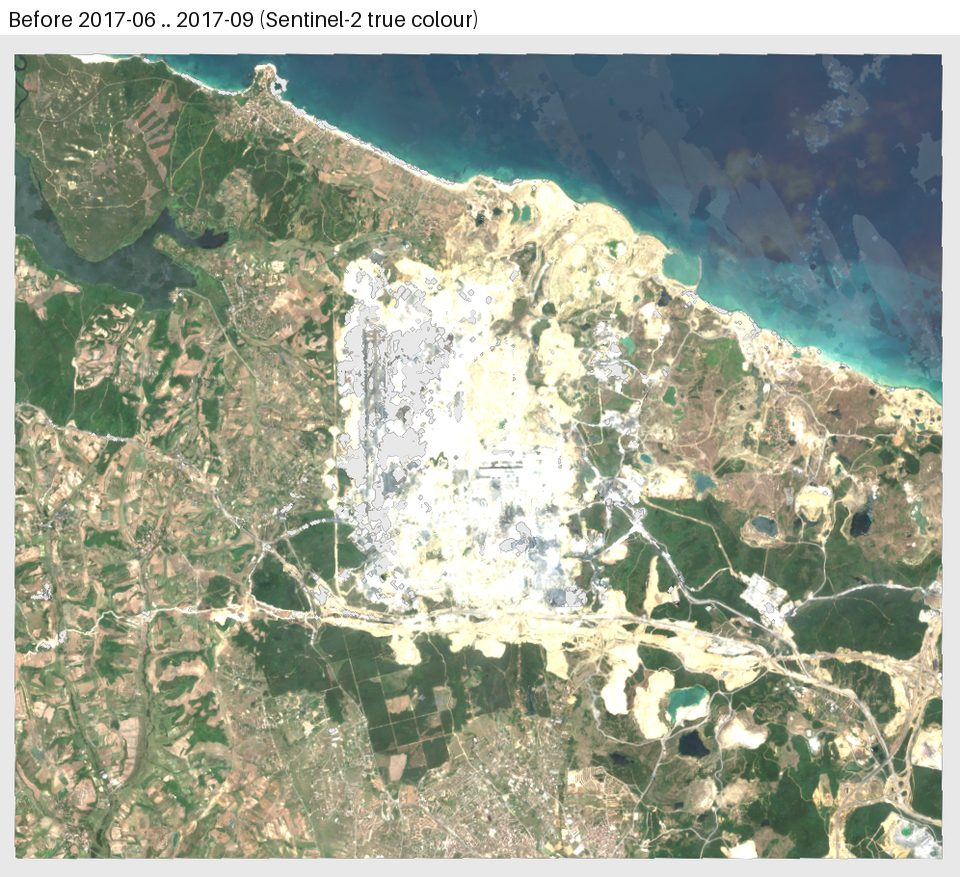
#> input picture validation/mcp/istanbul_airport/before.jpg, 960 x 877 px, found by its file name; its folder holds only this picture in this run
$ python make_demo_gif.py
#> lines starting #> are read from the running program, lines starting #| are printed output that depends on the picture
"""Build the README / social demo GIF and the square image from REAL tool outputs.

Inputs are the files written by  python validation/run_mcp_questions.py  (validation/mcp/<case>/): the exact JPEGs the MCP client
received (before, after, change map) and detect_change.json. Nothing is drawn by hand except the frame around them.

    python scripts/make_demo_gif.py            # docs/images/earthdiff-mcp-demo.gif + earthdiff-mcp-square.png
"""
from __future__ import annotations

import json
from pathlib import Path

from PIL import Image, ImageDraw, ImageFont

ROOT = Path(__file__).resolve().parents[1]
VAL = ROOT / "validation" / "mcp"
OUT = ROOT / "docs" / "images"
W = H = 1080
FPS = 15
NAVY_TOP, NAVY_BOTTOM = (11, 22, 48), (20, 44, 86)
GOLD, BLUE, WHITE, GREY, GREEN, AMBER = (227, 176, 75), (142, 197, 255), (240, 244, 250), (150, 165, 190), (120, 220, 150), (255, 190, 90)

CASES = [
    ("manavgat", "What changed around Manavgat after the July 2021 wildfire?", ['find_place("Manavgat")', "plan_change(bbox, 2021-08/09)", "detect_change(bbox, 2021-08/09)"]),
    ("lake_mead", "How did Lake Mead change between July 2019 and July 2022?", ['find_place("Lake Mead")', "plan_change(bbox, 2022-07)", "detect_change(bbox, 2022-07)"]),
]


# [7 lines left out: function font, not called in this run]


MONO = None
for _n in ("consola.ttf", "DejaVuSansMono.ttf"):
    try:
        MONO = ImageFont.truetype(_n, 30)
        break
    except OSError:
        pass
MONO = MONO or font(30)


def background() -> Image.Image:
    bg = Image.new("RGB", (W, H))
#> bg: PIL image 1080x1080 RGB; every value is 0
    d = ImageDraw.Draw(bg)
    for y in range(H):
        t = y / H
        d.line([(0, y), (W, y)], fill=tuple(int(a + (b - a) * t) for a, b in zip(NAVY_TOP, NAVY_BOTTOM)))
    for i in range(7):
        r = 260 + i * 95
        d.ellipse([W - 160 - r, -120 - r // 2, W - 160 + r, -120 + r], outline=(36, 62, 108), width=2)
    return bg


BG = background()
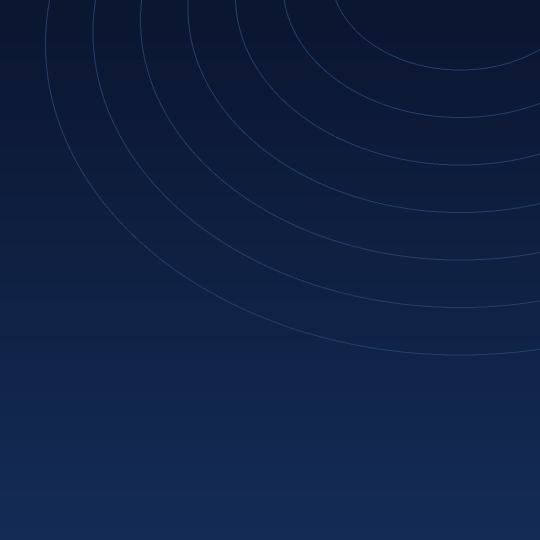
#> BG: PIL image 1080x1080 RGB (shown at 1/2 size); mean R, G, B 15.2, 32.8, 67


def ease(t: float) -> float:
    t = max(0.0, min(1.0, t))
    return t * t * (3 - 2 * t)


def footer(d: ImageDraw.ImageDraw) -> None:
    d.text((60, H - 64), "github.com/mveyseldelibas/earthdiff", font=font(28), fill=GREY)
    d.text((W - 60, H - 64), "earthdiff", font=font(28, True), fill=GOLD, anchor="ra")


# [20 lines left out: functions wrap, bubble, not called in this run]


ANCHOR = {"manavgat": 1.0, "lake_mead": 0.5}  # which part of a tall image to show: 0 = top, 1 = bottom


# [111 lines left out: functions triptych, summary_line, title_frame, scene_frame, limits_frame, end_frame and 2 more, not called in this run]


def result_strip(case: str, height: int = 760) -> Image.Image:
    """The three images exactly as the client receives them, side by side (for the README)."""
#> called with case = 'manavgat', height = 760
    ims = [Image.open(VAL / case / f"{n}.jpg").convert("RGB") for n in ("before", "after", "change_map")]
    ims = [i.resize((round(i.width * height / i.height), height), Image.LANCZOS) for i in ims]
    sheet = Image.new("RGB", (sum(i.width for i in ims) + 8 * (len(ims) - 1), height), (255, 255, 255))
    x = 0
    for i in ims:
        sheet.paste(i, (x, 0))
        x += i.width + 8
    return sheet


def main() -> None:
    OUT.mkdir(parents=True, exist_ok=True)
    for case in ("manavgat", "lake_mead"):
        p = OUT / f"earthdiff-mcp-{case}.jpg"
        result_strip(case).save(p, quality=88, optimize=True)
        print("strip", p, round(p.stat().st_size / 1e3), "KB")
    gif = [im.quantize(colors=128, method=Image.Quantize.MEDIANCUT) for i, im in enumerate(frames(720)) if i % 3 == 0]
    path = OUT / "earthdiff-mcp-demo.gif"
    gif[0].save(path, save_all=True, append_images=gif[1:], duration=int(1000 * 3 / FPS), loop=0, optimize=True)
    print("gif", path, round(path.stat().st_size / 1e6, 2), "MB", len(gif), "frames")
    square = scene_frame(CASES[0][0], CASES[0][1], CASES[0][2], 1.0)
    sq = OUT / "earthdiff-mcp-square.png"
    square.save(sq, optimize=True)
    print("square", sq, round(sq.stat().st_size / 1e6, 2), "MB")


if __name__ == "__main__":
#> (the run stopped early here; a loop or call above may not have finished)
